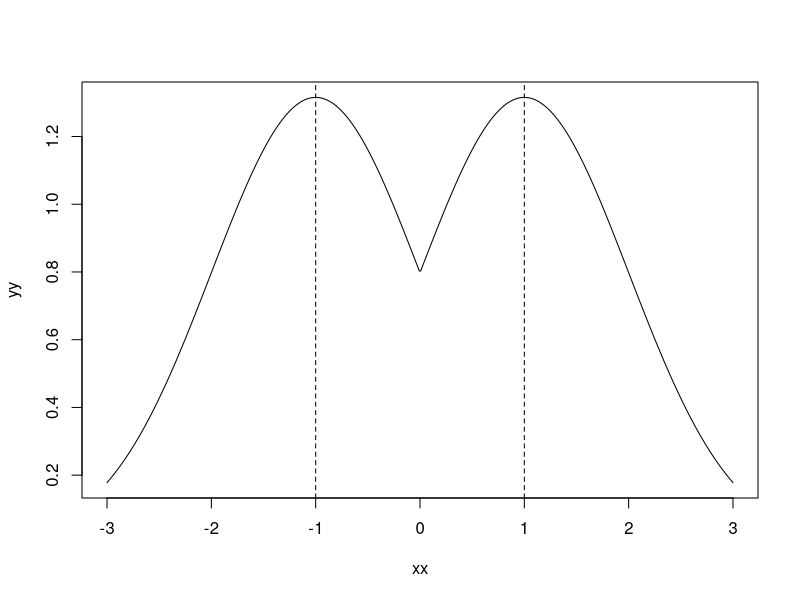
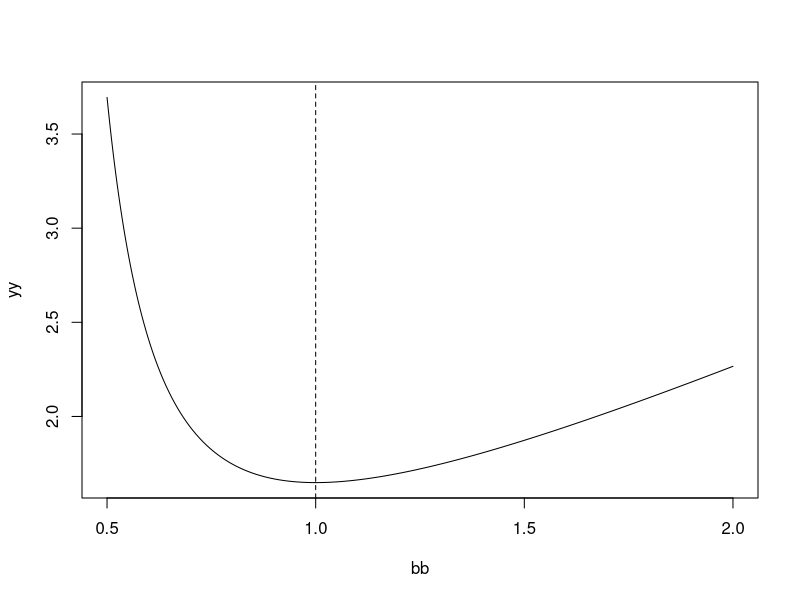

R code for these plots, in order:
## ---- chunk 1
  b <- 1
  myfun <- function(x, b){sqrt(2/pi) * exp( (2*abs(x) - x^2 * b)/(2 * b) )}
  xx <- seq(-(1/b)*3, (1/b)*3, len = 500)
  yy <- myfun(xx, b = b)
  plot(x = xx, y = yy, type = "l")
  abline(v=c(-1/b, 1/b), lty=2)
## ---- chunk 2
myfun2 <- function(b){b * exp( 1/(2*b^2) )}
bb <- seq(.5, 2, len = 500)
yy <- myfun2(b = bb)
plot(x = bb, y = yy, type = "l")
abline(v = 1, lty=2)
